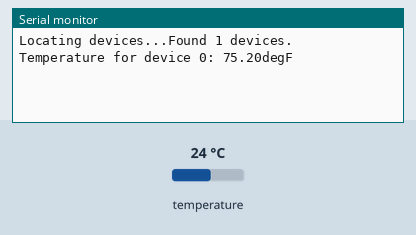
A sketch run on a simulated Arduino MKR. Shown: the last lines printed to the serial monitor. The inputs (shaded band) are chosen by the test bench; at power-on: temperature 24 °C. WiFi joins after 1.5 s; servers stay silent unless stated; no MQTT or app messages arrive unless stated.

Above: at 3.7 s.
3.8 s: temperature set to 12 °C
At 5.8 s:
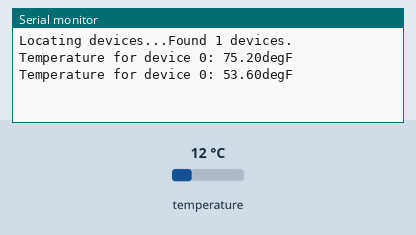
6.3 s: temperature set to 19 °C
At 7.6 s:
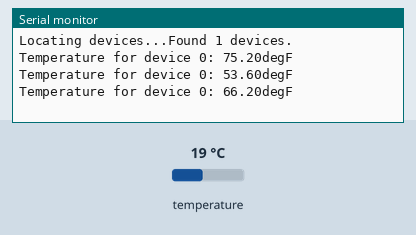
Timing chart, 0 to 9.3 s (numbered marks = the images above; inputs shaded):
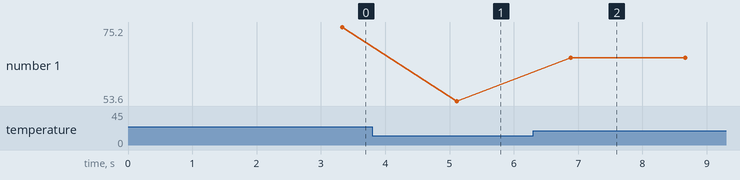

The sketch:

temperature_publisher.ino
```cpp
#include <ArduinoMqttClient.h>
#include <DallasTemperature.h>
#include <OneWire.h>
#include <WiFi101.h>

#include "arduino_secrets.h"
///////please enter your sensitive data in the Secret tab/arduino_secrets.h
const String ssid = {SECRET_SSID};
const String pass = {SECRET_PASS};
int status = WL_IDLE_STATUS;
WiFiClient client;

MqttClient mqttClient(client);
const String broker = {"raspberrypi"};
int port = 1883;
const String topic = {"home/temperature"};

int digitalPin = 1;  // pin for digital sensor
OneWire oneWire(digitalPin);
DallasTemperature sensors(&oneWire);
int numberOfDevices; // Number of temperature devices found
DeviceAddress tempDeviceAddress; // We'll use this variable to store a found device address


void setup() {
  // attempt to connect to WiFi network:
  WiFi.setPins(8,7,4,2);  // Configure pins for Adafruit ATWINC1500 Feather
  while (status != WL_CONNECTED) {
    status = WiFi.begin(ssid, pass);
    delay(1000);
  }
  mqttClient.connect(broker.c_str(), port);
  sensors.begin();

  numberOfDevices = sensors.getDeviceCount();

  // locate devices on the bus
  Serial.print("Locating devices...");
  Serial.print("Found ");
  Serial.print(numberOfDevices, DEC);
  Serial.println(" devices.");
}

void loop() {
  sensors.requestTemperatures();
    for(int i=0;i<numberOfDevices; i++) {
    // Search the wire for address
    if(sensors.getAddress(tempDeviceAddress, i)){
      // Output the device ID
      Serial.print("Temperature for device ");
      Serial.print(i,DEC);
      Serial.print(": ");

      // Print the data
      float tempC = sensors.getTempC(tempDeviceAddress);
      float tempF = DallasTemperature::toFahrenheit(tempC);
      Serial.print(tempF);
      Serial.println("degF");

      mqttClient.poll();
      mqttClient.beginMessage(topic + "/" + i);
      mqttClient.print(tempF);
      mqttClient.endMessage();
    }
  }
  delay(1000);
}
```

arduino_secrets.h
```cpp
#define SECRET_SSID ""
#define SECRET_PASS ""
```

Measured:
- after the input at 3.8 s, the serial monitor: prints a new line after 1.3 s (image 1)
- after the input at 6.3 s, the serial monitor: prints a new line after 0.59 s (image 2)
- plotted number 1: 75.2 → 53.6 after the input at 3.8 s, 53.6 → 66.2 after the input at 6.3 s
